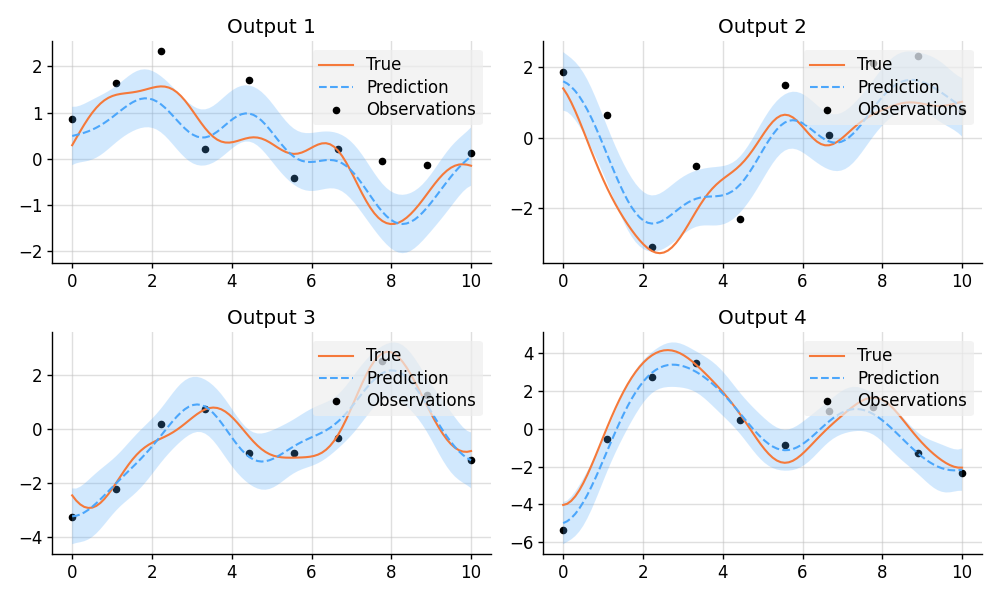

The script that saved this image:
import matplotlib.pyplot as plt
from wbml.plot import tweak

from stheno import B, Measure, GP, EQ, Delta


class VGP:
    """A vector-valued GP."""

    def __init__(self, ps):
        self.ps = ps

    def __add__(self, other):
        return VGP([f + g for f, g in zip(self.ps, other.ps)])

    def lmatmul(self, A):
        m, n = A.shape
        ps = [0 for _ in range(m)]
        for i in range(m):
            for j in range(n):
                ps[i] += A[i, j] * self.ps[j]
        return VGP(ps)


# Define points to predict at.
x = B.linspace(0, 10, 100)
x_obs = B.linspace(0, 10, 10)

# Model parameters:
m = 2
p = 4
H = B.randn(p, m)

# Construct latent functions.
prior = Measure()
us = VGP([GP(EQ(), measure=prior) for _ in range(m)])
fs = us.lmatmul(H)

# Construct noise.
e = VGP([GP(0.5 * Delta(), measure=prior) for _ in range(p)])

# Construct observation model.
ys = e + fs

# Sample a true, underlying function and observations.
samples = prior.sample(*(p(x) for p in fs.ps), *(p(x_obs) for p in ys.ps))
fs_true, ys_obs = samples[:p], samples[p:]

# Compute the posterior and make predictions.
post = prior | (*((p(x_obs), y_obs) for p, y_obs in zip(ys.ps, ys_obs)),)
preds = [post(p(x)).marginals() for p in fs.ps]


# Plot results.
def plot_prediction(x, f, pred, x_obs=None, y_obs=None):
    plt.plot(x, f, label="True", style="test")
    if x_obs is not None:
        plt.scatter(x_obs, y_obs, label="Observations", style="train", s=20)
    mean, lower, upper = pred
    plt.plot(x, mean, label="Prediction", style="pred")
    plt.fill_between(x, lower, upper, style="pred")
    tweak()


plt.figure(figsize=(10, 6))
for i in range(4):
    plt.subplot(2, 2, i + 1)
    plt.title(f"Output {i + 1}")
    plot_prediction(x, fs_true[i], preds[i], x_obs, ys_obs[i])
plt.savefig("readme_example4_multi-output.png")
plt.show()
